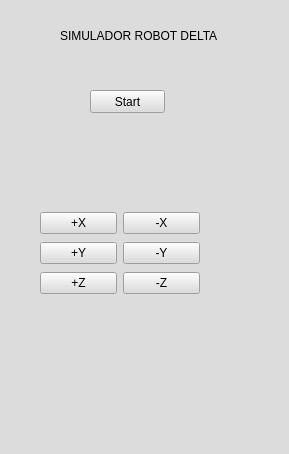
<?xml version="1.0" encoding="UTF-8"?>
<ui version="4.0">
 <class>MainWindow</class>
 <widget class="QMainWindow" name="MainWindow">
  <property name="geometry">
   <rect>
    <x>0</x>
    <y>0</y>
    <width>289</width>
    <height>454</height>
   </rect>
  </property>
  <property name="windowTitle">
   <string>MainWindow</string>
  </property>
  <property name="styleSheet">
   <string notr="true">background-color:gainsboro</string>
  </property>
  <widget class="QWidget" name="centralwidget">
   <widget class="QLabel" name="label">
    <property name="geometry">
     <rect>
      <x>60</x>
      <y>20</y>
      <width>161</width>
      <height>31</height>
     </rect>
    </property>
    <property name="text">
     <string>SIMULADOR ROBOT DELTA</string>
    </property>
   </widget>
   <widget class="QPushButton" name="pushButton">
    <property name="geometry">
     <rect>
      <x>90</x>
      <y>90</y>
      <width>75</width>
      <height>23</height>
     </rect>
    </property>
    <property name="text">
     <string>Start</string>
    </property>
   </widget>
   <widget class="QWidget" name="verticalLayoutWidget">
    <property name="geometry">
     <rect>
      <x>40</x>
      <y>210</y>
      <width>160</width>
      <height>89</height>
     </rect>
    </property>
    <layout class="QVBoxLayout" name="verticalLayout">
     <item>
      <layout class="QHBoxLayout" name="horizontalLayout">
       <item>
        <widget class="QPushButton" name="Button_xp_2">
         <property name="text">
          <string>+X</string>
         </property>
        </widget>
       </item>
       <item>
        <widget class="QPushButton" name="Button_xp">
         <property name="text">
          <string>-X</string>
         </property>
        </widget>
       </item>
      </layout>
     </item>
     <item>
      <layout class="QHBoxLayout" name="horizontalLayout_2">
       <item>
        <widget class="QPushButton" name="pushButton_6">
         <property name="text">
          <string>+Y</string>
         </property>
        </widget>
       </item>
       <item>
        <widget class="QPushButton" name="pushButton_7">
         <property name="text">
          <string>-Y</string>
         </property>
        </widget>
       </item>
      </layout>
     </item>
     <item>
      <layout class="QHBoxLayout" name="horizontalLayout_3">
       <item>
        <widget class="QPushButton" name="pushButton_8">
         <property name="text">
          <string>+Z</string>
         </property>
        </widget>
       </item>
       <item>
        <widget class="QPushButton" name="pushButton_9">
         <property name="text">
          <string>-Z</string>
         </property>
        </widget>
       </item>
      </layout>
     </item>
    </layout>
   </widget>
  </widget>
  <widget class="QMenuBar" name="menubar">
   <property name="geometry">
    <rect>
     <x>0</x>
     <y>0</y>
     <width>289</width>
     <height>21</height>
    </rect>
   </property>
  </widget>
  <widget class="QStatusBar" name="statusbar"/>
 </widget>
 <resources/>
 <connections/>
</ui>
